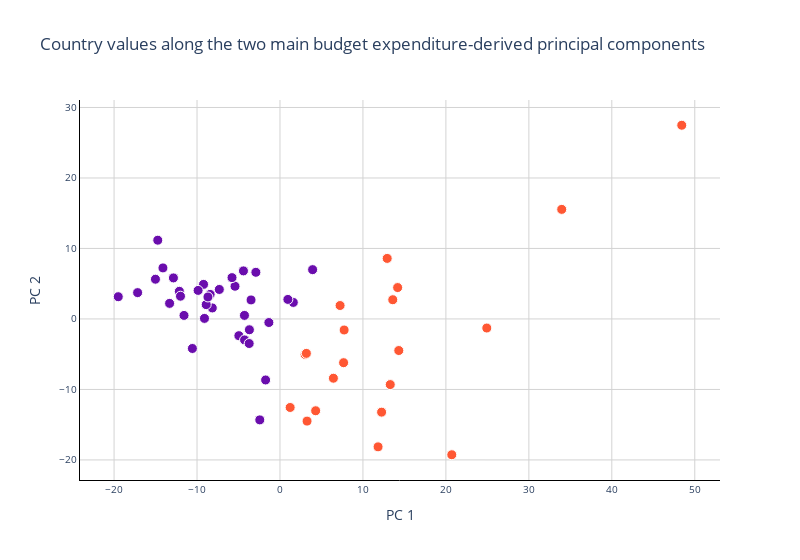

The notebook cell this image was saved under:
### Markdown cell above
Perfect. The columns of the DataFrame above are quite self-explanatory. Let's start by using it for a simple two-dimensional scatterplot where the x and y axes will be taken by the two main PCs, and each dot will be a country. The dots will be colored according to the cluster each country belongs to.

### Code cell
#define custom color palette for the clusters
cluster_palette = ['#FF5733','#6A0DAD'] 

#create a trace for each cluster
trace_list = []
for cluster, color in zip(sorted(pca_df['cluster'].unique()), cluster_palette):
    cluster_data = pca_df[pca_df['cluster'] == cluster]
    
    #create hover text with country names and PCA scores
    hover_text = [f'{country}<br>PC1: {pc1:.2f}<br>PC2: {pc2:.2f}' 
                  for country, pc1, pc2 in zip(cluster_data['country'], cluster_data['PC1'], cluster_data['PC2'])]
    
    trace = go.Scatter(
        x=cluster_data['PC1'],
        y=cluster_data['PC2'],
        mode='markers',
        marker=dict(size=10, color=color, line=dict(color='white', width=1)),
        name=f'cluster {cluster}',
        hovertemplate='%{text}<extra></extra>', #<extra></extra> makes sure no group info by hoverbox is shown
        text=hover_text,
        showlegend=False
    )
    trace_list.append(trace)

#create the figure
fig = go.Figure(trace_list, layout=mylayout)

#customize layout
fig.update_layout(
    width=plot_size_shortwidth,
    title='Country values along the two main budget expenditure-derived principal components',
    xaxis=dict(title='PC 1'),
    yaxis=dict(title='PC 2'),
    hovermode='closest'
)

#show the figure
fig.show()

### Figure 1 — Plotly figure (JSON) as saved in the notebook; plotly's stock layout.template omitted (floating-point values rounded to 4 significant figures)
{"data": [{"hovertemplate": "%{text}<extra></extra>", "marker": {"color": "#FF5733", "line": {"color": "white", "width": 1}, "size": 10}, "mode": "markers", "name": "cluster 0", "showlegend": false, "text": ["Bangladesh<br>PC1: 14.32<br>PC2: -4.48", "Eswatini<br>PC1: 6.44<br>PC2: -8.41", "Fiji<br>PC1: 7.73<br>PC2: -1.57", "Guatemala<br>PC1: 13.60<br>PC2: 2.73", "India<br>PC1: 11.82<br>PC2: -18.15", "Iran<br>PC1: 3.26<br>PC2: -14.49", "Kazakhstan<br>PC1: 4.30<br>PC2: -13.02", "Kyrgyzstan<br>PC1: 13.29<br>PC2: -9.31", "Malaysia<br>PC1: 7.67<br>PC2: -6.21", "Mongolia<br>PC1: 14.18<br>PC2: 4.45", "Russia<br>PC1: 7.24<br>PC2: 1.91", "Senegal<br>PC1: 24.93<br>PC2: -1.29", "Seychelles<br>PC1: 12.92<br>PC2: 8.59", "Sri Lanka<br>PC1: 3.03<br>PC2: -5.04", "Switzerland<br>PC1: 12.25<br>PC2: -13.22", "Tanzania<br>PC1: 33.96<br>PC2: 15.54", "Thailand<br>PC1: 3.18<br>PC2: -4.89", "Ukraine<br>PC1: 1.23<br>PC2: -12.56", "Yemen<br>PC1: 20.71<br>PC2: -19.27", "Zambia<br>PC1: 48.43<br>PC2: 27.48"], "type": "scatter", "x": [14.32, 6.439, 7.733, 13.6, 11.82, 3.264, 4.3, 13.29, 7.667, 14.18, 7.244, 24.93, 12.92, 3.027, 12.25, 33.96, 3.181, 1.225, 20.71, 48.43], "y": [-4.479, -8.41, -1.568, 2.726, -18.15, -14.49, -13.02, -9.311, -6.205, 4.45, 1.905, -1.29, 8.588, -5.035, -13.22, 15.54, -4.887, -12.56, -19.27, 27.48]}, {"hovertemplate": "%{text}<extra></extra>", "marker": {"color": "#6A0DAD", "line": {"color": "white", "width": 1}, "size": 10}, "mode": "markers", "name": "cluster 1", "showlegend": false, "text": ["Australia<br>PC1: -11.57<br>PC2: 0.50", "Austria<br>PC1: -12.84<br>PC2: 5.82", "Belgium<br>PC1: -8.16<br>PC2: 1.56", "Bulgaria<br>PC1: -4.28<br>PC2: 0.50", "Chile<br>PC1: -1.73<br>PC2: -8.66", "Croatia<br>PC1: -5.42<br>PC2: 4.64", "Cyprus<br>PC1: -4.96<br>PC2: -2.37", "Czechia<br>PC1: -8.42<br>PC2: 3.48", "Denmark<br>PC1: -15.01<br>PC2: 5.64", "Estonia<br>PC1: -4.27<br>PC2: -2.97", "Finland<br>PC1: -5.78<br>PC2: 5.86", "France<br>PC1: -12.13<br>PC2: 3.92", "Germany<br>PC1: -14.11<br>PC2: 7.24", "Greece<br>PC1: 1.61<br>PC2: 2.34", "Hungary<br>PC1: 3.93<br>PC2: 6.99", "Iceland<br>PC1: -4.40<br>PC2: 6.82", "Ireland<br>PC1: -17.16<br>PC2: 3.73", "Israel<br>PC1: -2.43<br>PC2: -14.32", "Italy<br>PC1: -9.22<br>PC2: 4.90", "Japan<br>PC1: -14.73<br>PC2: 11.17", "Latvia<br>PC1: -3.71<br>PC2: -3.49", "Lithuania<br>PC1: -10.56<br>PC2: -4.19", "Luxembourg<br>PC1: 0.95<br>PC2: 2.77", "Malta<br>PC1: -13.31<br>PC2: 2.21", "Netherlands<br>PC1: -11.99<br>PC2: 3.23", "Norway<br>PC1: -9.87<br>PC2: 4.05", "Poland<br>PC1: -3.69<br>PC2: -1.53", "Portugal<br>PC1: -7.31<br>PC2: 4.18", "Romania<br>PC1: -3.49<br>PC2: 2.70", "Slovakia<br>PC1: -2.91<br>PC2: 6.62", "Slovenia<br>PC1: -8.89<br>PC2: 2.03", "South Korea<br>PC1: -1.34<br>PC2: -0.51", "Spain<br>PC1: -8.68<br>PC2: 3.12", "Sweden<br>PC1: -9.10<br>PC2: 0.08", "United Kingdom<br>PC1: -19.50<br>PC2: 3.15"], "type": "scatter", "x": [-11.57, -12.84, -8.157, -4.283, -1.733, -5.421, -4.956, -8.42, -15.01, -4.269, -5.782, -12.13, -14.11, 1.606, 3.934, -4.404, -17.16, -2.434, -9.216, -14.73, -3.714, -10.56, 0.951, -13.31, -11.99, -9.868, -3.687, -7.313, -3.488, -2.908, -8.893, -1.339, -8.685, -9.103, -19.5], "y": [0.4996, 5.822, 1.558, 0.501, -8.658, 4.637, -2.375, 3.485, 5.638, -2.974, 5.861, 3.919, 7.239, 2.344, 6.993, 6.819, 3.733, -14.32, 4.903, 11.17, -3.488, -4.191, 2.77, 2.208, 3.226, 4.046, -1.533, 4.183, 2.697, 6.616, 2.031, -0.5072, 3.118, 0.07792, 3.155]}], "layout": {"font": {"size": 12}, "hovermode": "closest", "paper_bgcolor": "white", "plot_bgcolor": "white", "title": {"text": "Country values along the two main budget expenditure-derived principal components"}, "width": 800, "xaxis": {"gridcolor": "lightgrey", "linecolor": "black", "tickfont": {"size": 10}, "title": {"text": "PC 1"}, "zeroline": true, "zerolinecolor": "lightgrey", "zerolinewidth": 1}, "yaxis": {"gridcolor": "lightgrey", "linecolor": "black", "tickfont": {"size": 10}, "title": {"text": "PC 2"}, "zeroline": true, "zerolinecolor": "lightgrey", "zerolinewidth": 1}}}
